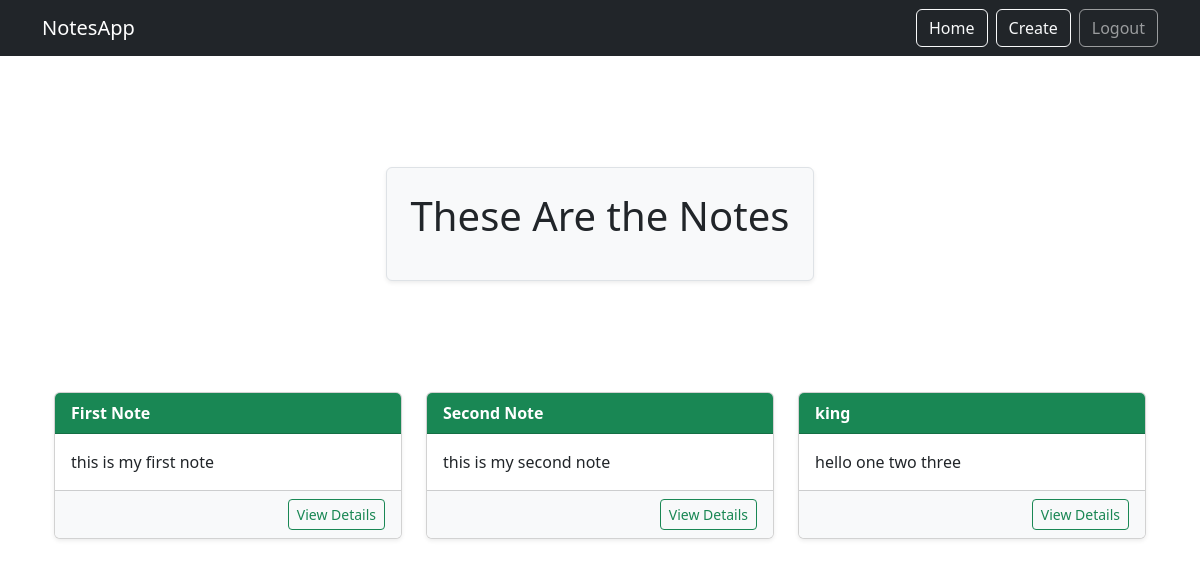
Page /smart/notes/ (signed in) on the committed database.
### new_notes/models.py (models this page shows, shortened)
class Notes(models.Model):
    title=models.CharField(max_length=200)
    text=models.TextField()
    user=models.ForeignKey(User,on_delete=models.CASCADE,related_name='notes')

### new_notes/views.py (the view)
# urls.py: path('notes/', views.NotesList.as_view(), name="notes.list"),
class NotesList(LoginRequiredMixin, ListView):
    model = Notes
    context_object_name = "notes"
    template_name = "notes_list.html"
    login_url="/login"
    def get_queryset(self):
        return self.request.user.notes.all()

### templates/notes_list.html
{% extends "base.html" %}
{% block content %}
<div class="d-flex justify-content-center align-items-center" style="min-height: 30vh;">
  <div class="home-holder text-center p-4 border rounded shadow-sm bg-light">
    <div class="notes-list-heading">
      <h1 class="fs-1 mb-3">These Are the Notes</h1>
    </div>
  </div>
</div>
<div class="container my-5">
  <div class="row justify-content-center">
    {% for note in notes %}
      <div class="col-md-4 mb-4 d-flex">
        <div class="card w-100 shadow-sm">
          <div class="card-header bg-success text-white">
            <strong>{{ note.title }}</strong>
          </div>
          <div class="card-body">
            <p class="card-text">{{ note.text|truncatechars:100 }}</p>
          </div>
          <div class="card-footer bg-light text-end">
            <a href="{% url 'notes.detail' pk=note.id %}" class="btn btn-outline-success btn-sm">
              View Details
            </a>
          </div>
        </div>
      </div>
    {% empty %}
      <div class="col-12 text-center">
        <p class="text-muted">No notes available.</p>
      </div>
    {% endfor %}
  </div>
</div>
{% endblock %}

### rows in the picture
Notes: title "First Note", text "this is my first note"
Notes: title "Second Note", text "this is my second note"
Notes: title "king", text "hello one two three"
